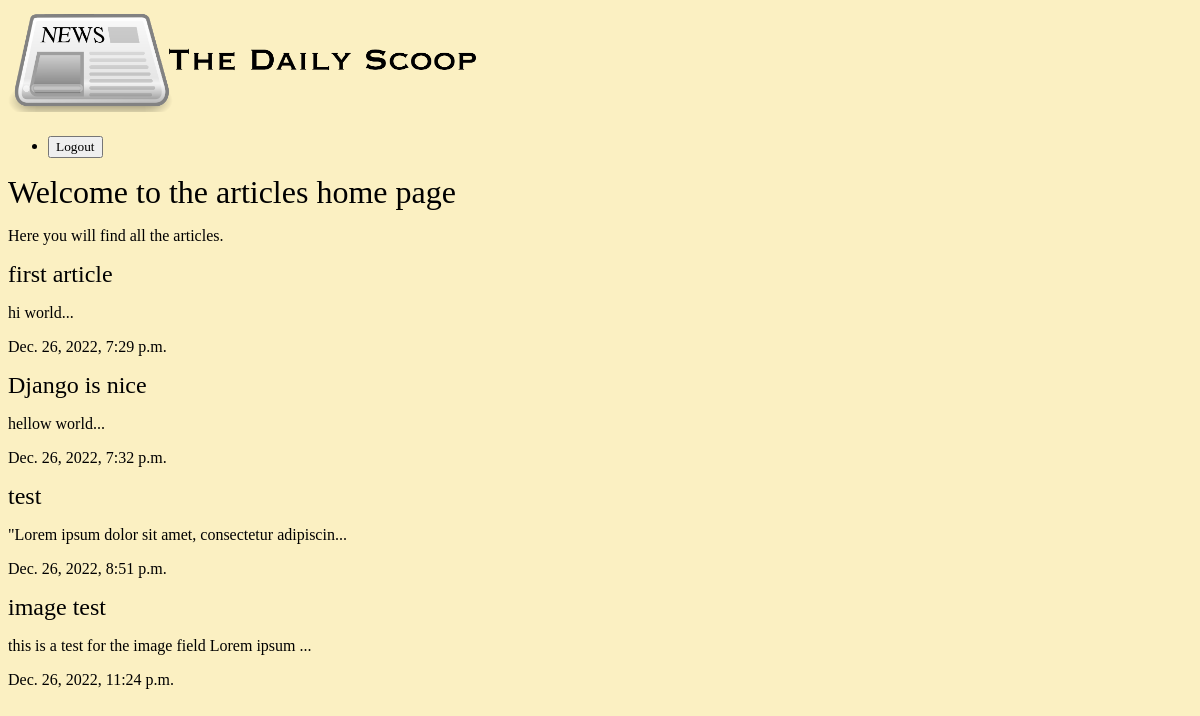
/articles/, run on an earlier commit of the app's database.
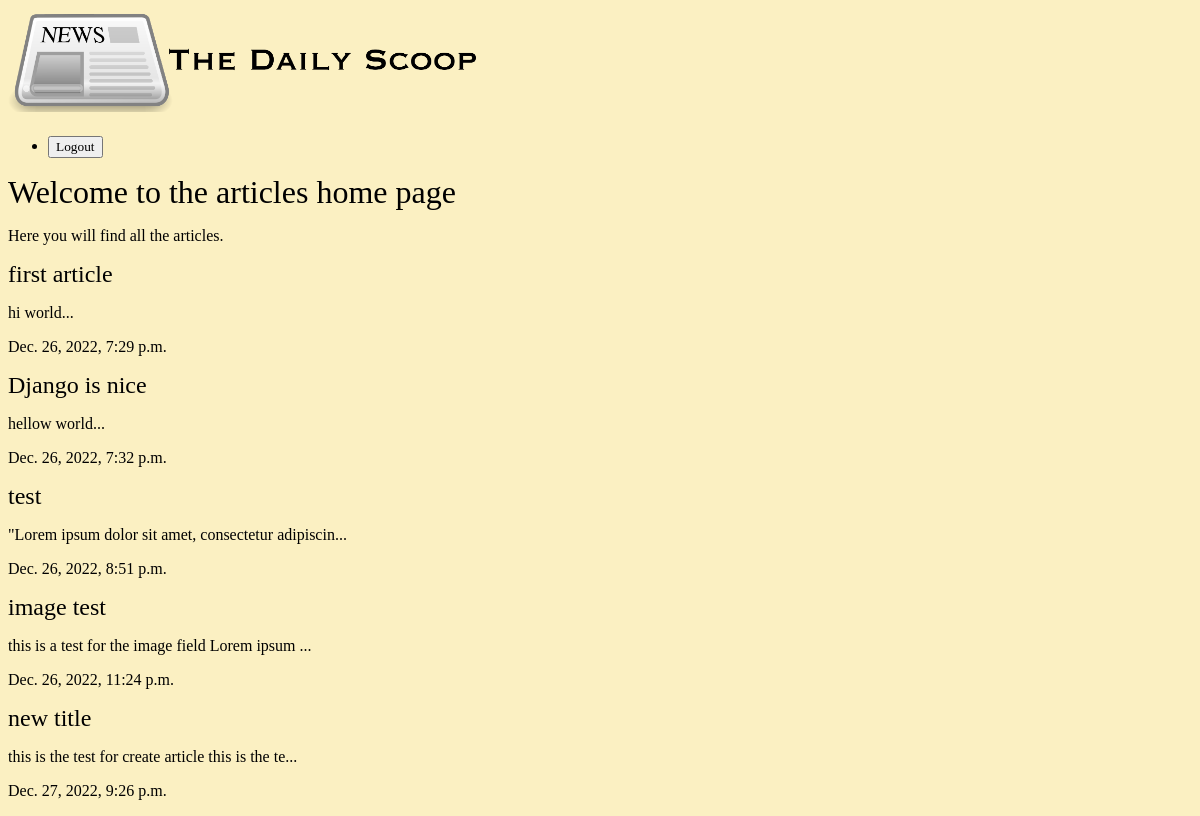
And on a later commit of the database.
### articles/models.py (models this page shows, shortened)
class Article(models.Model):
  title = models.CharField(max_length=128)
  slug = models.SlugField(max_length=128)
  body = models.TextField()
  date = models.DateTimeField(auto_now_add=True)
  thumbnail = models.ImageField(default='default.png', blank=True)
  author = models.ForeignKey(User, default=None, on_delete=models.SET_DEFAULT)
  def snippet(self):
    return self.body[:50] + "..."

### articles/views.py (the view)
# urls.py: path('', views.article_list, name='list'), #home page of the articles app
def article_list(req):
  articles = Article.objects.all().order_by('date')
  return render(req, 'articles/article_list.html', {'articles': articles})

### articles/templates/articles/article_list.html (shortened to what this page needs)
{% extends 'base.html' %}
{% block content %}
  <h1>Welcome to the articles home page</h1>
  <p>Here you will find all the articles.</p>
  <div class="articles">
    {% for article in articles %}
    <div class="article">
      <h2><a href="{% url 'articles:detail' slug=article.slug%}">{{ article.title }}</a></h2>
      <p>{{ article.snippet }}</p>
      <p>{{ article.date }}</p>
    {% endfor %}
  </div>
{% endblock %}

### templates/base.html (shortened to what this page needs)
{% load static %}
<!DOCTYPE html>
<html>
  <head>
    <link rel="stylesheet" href="{% static 'style.css' %}">
  </head>
  <body>
    <header class="wrapper">
      <h1><a href="{% url 'articles:list' %}"><img src="{% static 'logo.png' %}" style="width: 40%;"></a></h1>
      <nav>
        <ul>
          <li>
            <form class="logout-link" action="{% url 'accounts:logout' %}" method="post">
              <button type="submit">Logout</button>
            </form>
          </li>
        </ul>
      </nav>
    </header>
    <div class="wrapper">
      {% block content %}
      {% endblock %}
    </div>
  </body>
</html>

### assets/style.css (style rules this page uses)
body { background-color: #fbf0c2; background-repeat: no-repeat; color: rgb(0, 0, 0); }
body * { font-family: Ubuntu; }
h1, h2, h3, h4, h5 { font-weight: normal; margin: 0; }
a, a:hover, a:visited { color: rgb(0, 0, 0); text-decoration: none; }

What changed in the data, as far as the page shows it:
added Article: title "new title", snippet "this is the test for create article this is the te...", date "Dec. 27, 2022, 9:26 p.m."
